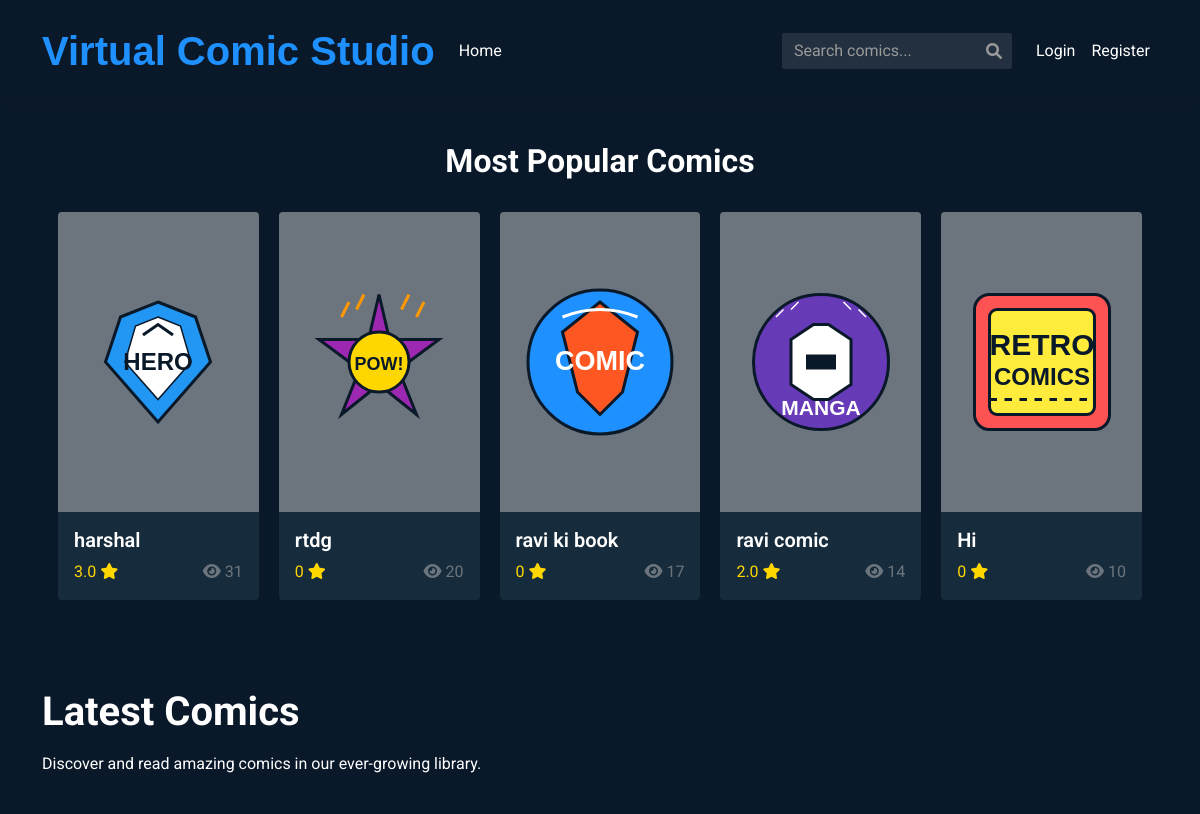
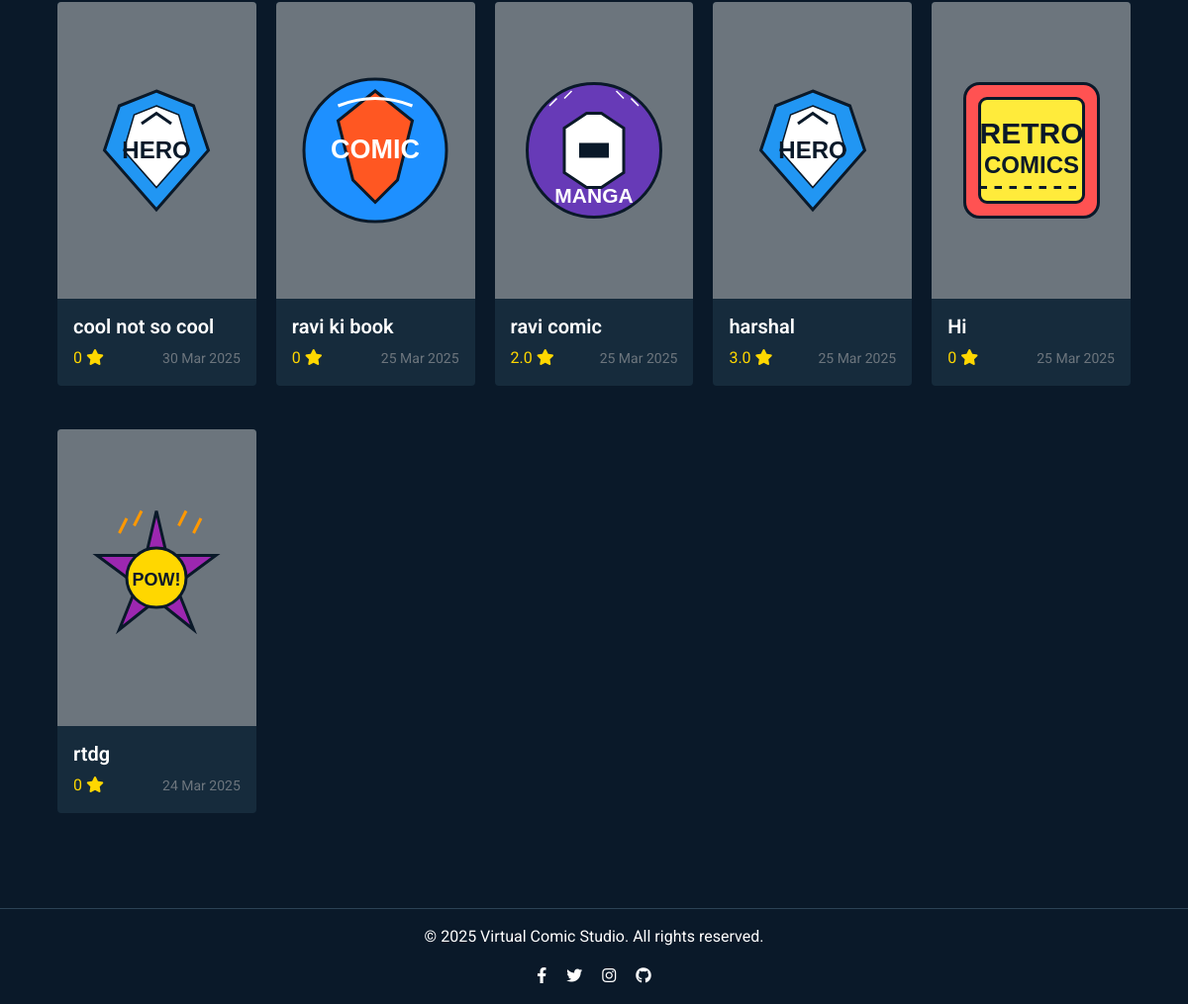
The page / on the database its author committed (2 pictures, top to bottom).
### models.py (models this page shows, shortened)
class Comic(db.Model):
    id = db.Column(db.Integer, primary_key=True)
    title = db.Column(db.String(100), nullable=False)
    description = db.Column(db.Text, nullable=False)
    filename = db.Column(db.String(255), nullable=False, unique=True)
    owner_id = db.Column(db.Integer, db.ForeignKey('user.id'), nullable=False)
    upload_date = db.Column(db.DateTime, default=datetime.datetime.utcnow)
    views = db.Column(db.Integer, default=0)
    logo_id = db.Column(db.Integer, default=1) # Logo ID (1-5)
    reviews = db.relationship('Review', backref='comic', lazy='dynamic', cascade='all, delete-orphan')
    def get_average_rating(self):
        reviews = self.reviews.all()
        if not reviews:
            return 0
        return sum(review.rating for review in reviews) / len(reviews)

### routes.py (the view)
@app.route('/')
def index():
    recent_comics = Comic.query.order_by(Comic.upload_date.desc()).limit(10).all()
    return render_template('index.html', comics=recent_comics)

### templates/index.html (shortened to what this page needs)
{% extends "layout.html" %}  {% block content %}
{% if not search_query and comics|length > 0 %}
<div class="mb-5">
  <center><h2 class="mb-3">Most Popular Comics</h2></center>
  <div class="comics-grid">
    {% set popular_comics = comics|sort(attribute='views', reverse=True) %} {%
    for comic in popular_comics[:5] %}
    <div class="comic-card">
      <a href="{{ url_for('comic_details', comic_id=comic.id) }}">
        <div class="card">
          <div
            class="card-img-container bg-secondary d-flex align-items-center justify-content-center"
          >
            <img
              src="{{ url_for('static', filename='images/logo' + (comic.logo_id|string if comic.logo_id else '1') + '.svg') }}"
              alt="{{ comic.title }}"
              class="comic-logo-display"
            />
          </div>
          <div class="card-body">
            <h5 class="card-title">{{ comic.title }}</h5>
            <div class="d-flex justify-content-between align-items-center">
              <div class="comic-rating">
                {% set rating = comic.get_average_rating()|round(1) %}
                <span>{{ rating }}</span>
                <i class="fas fa-star"></i>
              </div>
              <span class="text-muted">
                <i class="fas fa-eye me-1"></i>{{ comic.views }}
              </span>
            </div>
          </div>
        </div>
      </a>
    </div>
    {% endfor %}
  </div>
</div>
{% endif %}
<div class="mb-4">
  <h1 class="mb-3">
    {% if search_query %}Search Results for "{{ search_query }}"{% else %}Latest
    Comics{% endif %}
  </h1>
  {% if search_query and comics|length == 0 %}
  <div class="alert alert-info">No comics found matching your search.</div>
  {% elif search_query %}
  <p>Found {{ comics|length }} comics matching your search.</p>
  {% else %}
  <p>Discover and read amazing comics in our ever-growing library.</p>
  {% endif %}
</div>
{% if comics|length > 0 %}
<div class="comics-grid">
  {% for comic in comics %}
  <div class="comic-card">
    <a href="{{ url_for('comic_details', comic_id=comic.id) }}">
      <div class="card">
        <div
          class="card-img-container bg-secondary d-flex align-items-center justify-content-center"
        >
          <img
            src="{{ url_for('static', filename='images/logo' + (comic.logo_id|string if comic.logo_id else '1') + '.svg') }}"
            alt="{{ comic.title }}"
            class="comic-logo-display"
          />
        </div>
        <div class="card-body">
          <h5 class="card-title">{{ comic.title }}</h5>
          <div class="d-flex justify-content-between align-items-center">
            <div class="comic-rating">
              {% set rating = comic.get_average_rating()|round(1) %}
              <span>{{ rating }}</span>
              <i class="fas fa-star"></i>
            </div>
            <small class="text-muted"
              >{{ comic.upload_date.strftime('%d %b %Y') }}</small
            >
          </div>
        </div>
      </div>
    </a>
  </div>
  {% endfor %}
</div>
{% endif %} {% endblock %}

### static/css/main.css (style rules this page uses)
:root { --primary-bg: #0a1929; --secondary-bg: #1f4068; --accent-color: #1e90ff; --text-color: #ffffff; --card-bg: #162b3c; --hover-bg: #1d3649; --border-color: #2c4356; --success-color: #46b04a; --warning-color: #e6a23c; --danger-color: #f56c6c; --info-color: #909399; --font-main: "Roboto", "Arial", sans-serif; --standard-padding: 16px; --transition-speed: 0.3s; }
body { font-family: var(--font-main); background-color: var(--primary-bg); color: var(--text-color); margin: 0; padding: 0; line-height: 1.5; }
a { color: var(--text-color); text-decoration: none; transition: color var(--transition-speed) ease; }
h1, h2, h3, h4, h5, h6 { margin-top: 0; font-weight: 700; }
.card { background-color: var(--card-bg); border: none; border-radius: 4px; transition: transform var(--transition-speed), box-shadow var(--transition-speed); margin-bottom: 1.5rem; overflow: hidden; }
.card-body { padding: var(--standard-padding); }
.card-title { margin-bottom: 0.5rem; font-weight: 600; }
.comics-grid { display: grid; grid-template-columns: repeat(auto-fill, minmax(200px, 1fr)); gap: 20px; padding: var(--standard-padding); }
.comic-card { position: relative; height: 100%; }
.comic-card .card-img-container { position: relative; height: 300px; overflow: hidden; }
.comic-card img { width: 100%; height: 100%; object-fit: cover; }
.comic-logo-display { width: 80%; height: 80%; max-width: 150px; max-height: 150px; object-fit: contain; transition: transform var(--transition-speed); }
.comic-rating { color: #ffd700; }

### rows shown on the page
Comic: shows a picture, title "harshal", rating "3.0", views "31", upload_date "25 Mar 2025"
Comic: shows a picture, title "rtdg", rating "0", views "20", upload_date "24 Mar 2025"
Comic: shows a picture, title "ravi ki book", rating "0", views "17", upload_date "25 Mar 2025"
Comic: shows a picture, title "ravi comic", rating "2.0", views "14", upload_date "25 Mar 2025"
Comic: shows a picture, title "Hi", rating "0", views "10", upload_date "25 Mar 2025"
Comic: title "cool not so cool", rating "0", upload_date "30 Mar 2025"
